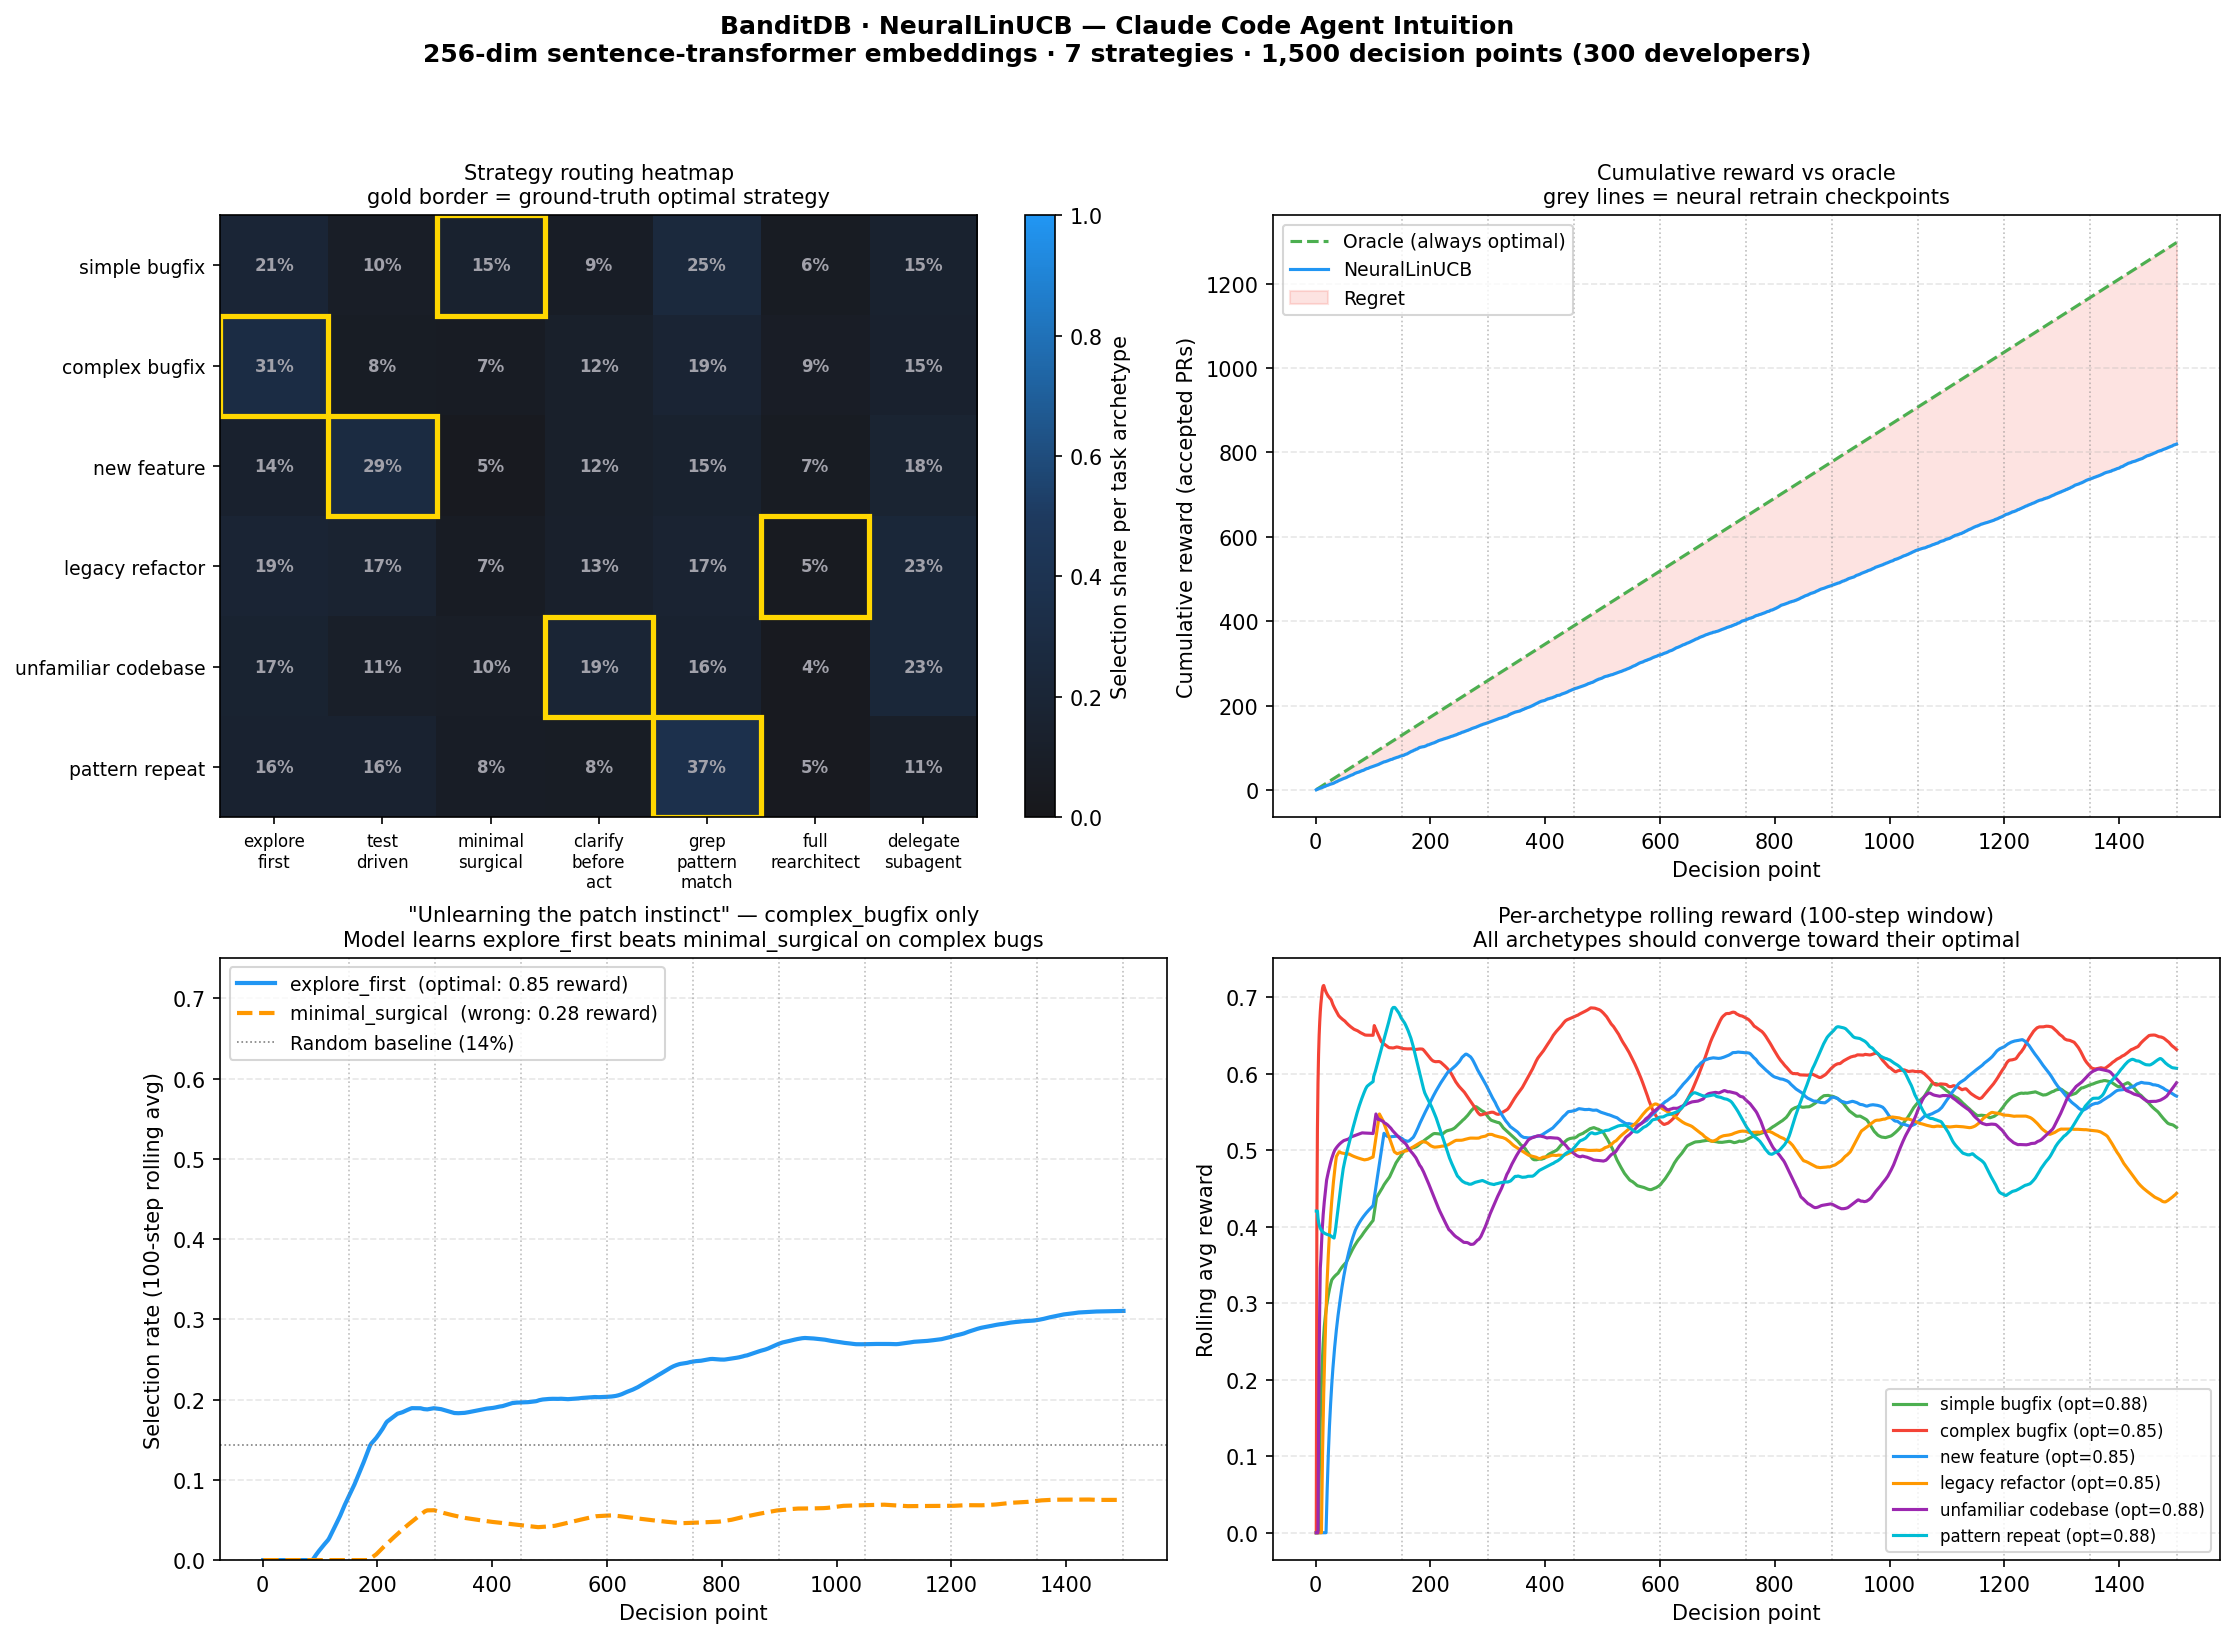

Python code for this plot:
"""examples/13_claude_code_agent_intuition.py

Claude Code Agent Intuition — NeuralLinUCB on 256-dim agent-state embeddings.

── The problem ──────────────────────────────────────────────────────────────────────

An AI coding agent (Claude Code, Cursor, Devin) faces a decision before every
non-trivial task: which problem-solving strategy to use first?  Today, every
agent follows the same static ReAct loop regardless of whether it is fixing a
typo or untangling a 10-year-old payment system.  The result is wasted tool
calls, unnecessary file reads, and — most expensively — wrong first moves that
compound into longer, more expensive sessions.

The insight: the *type of task* is legible from the agent's cognitive state at
decision time, even before a single tool is called.  Task description, codebase
familiarity, error complexity, conversation momentum, and attempt history form a
rich context that a neural bandit can learn to map onto effective strategies.

── What the context vector captures ─────────────────────────────────────────────────

In production, the agent assembles a text snapshot of its current cognitive state
and encodes it with a lightweight sentence transformer:

    from sentence_transformers import SentenceTransformer
    encoder = SentenceTransformer("all-MiniLM-L6-v2")  # 22 MB, 384-dim, CPU-fast

    def embed_agent_state(state) -> list[float]:
        text = (
            f"Task: {state.task_description}\\n"
            f"Files read so far: {state.files_read_count} "
            f"({', '.join(state.files_read[:3])})\\n"
            f"Last error: {state.last_error or 'none'}\\n"
            f"Prior attempts: {state.attempt_count}\\n"
            f"User expertise signal: {state.expertise_estimate}\\n"
            f"Codebase familiarity: {state.familiarity_score:.2f}\\n"
            f"Conversation turns: {state.turn_count}\\n"
        )
        return encoder.encode(text, normalize_embeddings=True).tolist()

    # → 384-dim unit vector, fed directly to /predict as `context`

In this simulation, 256-dim unit vectors cluster around archetype centres with
Gaussian noise (σ = 0.25), matching the distributional geometry of real sentence
embeddings.  Drop in the SentenceTransformer call and the rest is unchanged.

── Task archetypes ──────────────────────────────────────────────────────────────────

  simple_bugfix        Clear exception, known file, single-function scope.
  complex_bugfix       Vague error, large blast radius, unfamiliar call chain.
  new_feature          Greenfield scope, clear spec, familiar patterns nearby.
  legacy_refactor      Old code, zero tests, high coupling, high risk.
  unfamiliar_codebase  First time in this repo; no mental model yet.
  pattern_repeat       Same class of fix seen many times before.

── Arms (problem-solving strategies) ───────────────────────────────────────────────

  explore_first       Read broadly before touching anything.
  test_driven         Write a failing test first, then implement.
  minimal_surgical    Smallest possible diff; one function, one file.
  clarify_before_act  Ask the developer a scoped question before acting.
  grep_pattern_match  Find similar solved patterns; adapt and apply.
  full_rearchitect    Redesign the affected area; accept the scope.
  delegate_subagent   Spawn a specialised subagent for this task type.

── The key insight ──────────────────────────────────────────────────────────────────

Developers' most common instinct on a bug — "make the smallest change possible" —
is actively harmful for complex bugs.  The bandit learns this from outcome data:
minimal_surgical on complex_bugfix earns 0.28, explore_first earns 0.85.

No rule can encode this because "complex" is latent in the embedding, not a label
the developer provides.  The neural layer learns to separate task types in the
256-dim embedding space; the LinUCB layer learns per-strategy confidence bounds.

The simulation runs 1 500 decision points — 300 developers × ~5 sessions each.
Each session reward reflects whether the strategy led to an accepted PR without
follow-up revisions (1.0 = accepted clean, 0.0 = reverted or abandoned).

── Requirements ─────────────────────────────────────────────────────────────────────

    pip install requests matplotlib numpy
    cargo build --features neural
    BANDITDB_API_KEY=<key> ./target/debug/banditdb   # server on :8080

Run:
    python examples/13_claude_code_agent_intuition.py
"""

import os
import sys
import random
import requests
import numpy as np
import matplotlib.pyplot as plt
from matplotlib.colors import LinearSegmentedColormap

DB_URL           = "http://localhost:8080"
API_KEY          = os.getenv("BANDITDB_API_KEY", "")
HEADERS          = {"X-Api-Key": API_KEY, "Content-Type": "application/json"}
CAMPAIGN_ID      = "claude_code_agent_intuition"
CONTEXT_DIM      = 256
EMBED_DIM        = 24
N_ITERATIONS     = 1_500    # 300 developers × ~5 decision points each
CHECKPOINT_EVERY = 150
RANDOM_SEED      = 42

ARMS = [
    "explore_first",
    "test_driven",
    "minimal_surgical",
    "clarify_before_act",
    "grep_pattern_match",
    "full_rearchitect",
    "delegate_subagent",
]

ARCHETYPES = [
    "simple_bugfix",
    "complex_bugfix",
    "new_feature",
    "legacy_refactor",
    "unfamiliar_codebase",
    "pattern_repeat",
]

# Ground-truth reward: did this strategy produce an accepted PR without revisions?
# Row = archetype, Col = arm (same order as ARMS list above).
# Hard rows:
#   complex_bugfix:      minimal_surgical=0.28 — instinct is wrong, explore=0.85
#   unfamiliar_codebase: jumping straight to code (minimal/rearchitect) fails badly
#   legacy_refactor:     surgical change leaves hidden coupling bugs (0.22)
REWARD_BASE = {
    "simple_bugfix": {
        "explore_first":     0.40,
        "test_driven":       0.62,
        "minimal_surgical":  0.88,
        "clarify_before_act":0.30,
        "grep_pattern_match":0.65,
        "full_rearchitect":  0.18,
        "delegate_subagent": 0.35,
    },
    "complex_bugfix": {
        "explore_first":     0.85,
        "test_driven":       0.52,
        "minimal_surgical":  0.28,
        "clarify_before_act":0.48,
        "grep_pattern_match":0.42,
        "full_rearchitect":  0.62,
        "delegate_subagent": 0.72,
    },
    "new_feature": {
        "explore_first":     0.45,
        "test_driven":       0.85,
        "minimal_surgical":  0.30,
        "clarify_before_act":0.55,
        "grep_pattern_match":0.40,
        "full_rearchitect":  0.42,
        "delegate_subagent": 0.52,
    },
    "legacy_refactor": {
        "explore_first":     0.60,
        "test_driven":       0.38,
        "minimal_surgical":  0.22,
        "clarify_before_act":0.48,
        "grep_pattern_match":0.42,
        "full_rearchitect":  0.85,
        "delegate_subagent": 0.62,
    },
    "unfamiliar_codebase": {
        "explore_first":     0.52,
        "test_driven":       0.28,
        "minimal_surgical":  0.18,
        "clarify_before_act":0.88,
        "grep_pattern_match":0.45,
        "full_rearchitect":  0.20,
        "delegate_subagent": 0.62,
    },
    "pattern_repeat": {
        "explore_first":     0.28,
        "test_driven":       0.45,
        "minimal_surgical":  0.58,
        "clarify_before_act":0.18,
        "grep_pattern_match":0.88,
        "full_rearchitect":  0.22,
        "delegate_subagent": 0.32,
    },
}

# ---------------------------------------------------------------------------
# Memory footprint
# ---------------------------------------------------------------------------
linucb_bytes = (CONTEXT_DIM ** 2 + 2 * CONTEXT_DIM) * 8 * len(ARMS)
neural_bytes = (EMBED_DIM   ** 2 + 2 * EMBED_DIM)   * 8 * len(ARMS)
net_bytes    = (CONTEXT_DIM * 64 + 64 +
                64 * 64 + 64 +
                64 * EMBED_DIM + EMBED_DIM) * 4
neural_total = neural_bytes + net_bytes

print("── Memory footprint ─────────────────────────────────────────────────────────")
print(f"  Context dim:    {CONTEXT_DIM}   (256-dim sentence-transformer embedding)")
print(f"  Embed dim:      {EMBED_DIM}   (neural compression)")
print(f"  Arms:           {len(ARMS)}")
print(f"  LinUCB (naive): {linucb_bytes / 1024 / 1024:.1f} MB")
print(f"  NeuralLinUCB:   {neural_total / 1024:.0f} KB   ({linucb_bytes // neural_total}× smaller)")
print()

# ---------------------------------------------------------------------------
# Context generation — simulates sentence-transformer output per archetype.
# Each archetype clusters around a random unit-vector centre in 256-dim space.
# σ = 0.25 matches real intra-archetype embedding variability.
# ---------------------------------------------------------------------------
np_rng = np.random.default_rng(RANDOM_SEED)
rng    = random.Random(RANDOM_SEED)

ARCHETYPE_CENTERS = {a: np_rng.standard_normal(CONTEXT_DIM) for a in ARCHETYPES}
for a in ARCHETYPES:
    ARCHETYPE_CENTERS[a] /= np.linalg.norm(ARCHETYPE_CENTERS[a])

def make_context(archetype: str) -> list:
    raw = ARCHETYPE_CENTERS[archetype] + np_rng.standard_normal(CONTEXT_DIM) * 0.25
    return (raw / np.linalg.norm(raw)).tolist()

def oracle_reward(arm: str, archetype: str) -> float:
    base = REWARD_BASE[archetype][arm]
    return max(0.0, min(1.0, base + rng.gauss(0, 0.08)))

def expected_optimal(archetype: str) -> float:
    return max(REWARD_BASE[archetype].values())

# ---------------------------------------------------------------------------
# Create campaign
# ---------------------------------------------------------------------------
resp = requests.post(f"{DB_URL}/campaign", headers=HEADERS, json={
    "campaign_id": CAMPAIGN_ID,
    "arms":        ARMS,
    "feature_dim": 0,
    "alpha":       1.0,
    "algorithm": {
        "neural_lin_ucb": {
            "context_dim":   CONTEXT_DIM,
            "embed_dim":     EMBED_DIM,
            "hidden_dim":    64,
            "hidden_layers": 2,
            "retrain_every": CHECKPOINT_EVERY,
            "retrain_steps": 200,
            "learning_rate": 0.001,
            "lambda":        1.0,
        }
    },
    "metadata": {
        "use_case":        "ai_agent_strategy_selection",
        "embedding_model": "all-MiniLM-L6-v2",
        "context_source":  "agent_cognitive_state_at_decision_point",
        "reward_signal":   "pr_accepted_without_revision",
    },
})

if resp.status_code == 422:
    print("ERROR: NeuralLinUCB not compiled in.")
    print("Rebuild with:  cargo build --features neural")
    sys.exit(1)
elif resp.status_code not in (200, 201, 409):
    print(f"Campaign creation failed {resp.status_code}: {resp.text}")
    sys.exit(1)

# ---------------------------------------------------------------------------
# Simulation loop — 1 500 decision points
# ---------------------------------------------------------------------------
selection_matrix = {a: {arm: 0 for arm in ARMS} for a in ARCHETYPES}

# For the "unlearning the patch instinct" panel:
# Track minimal_surgical vs explore_first rates on complex_bugfix specifically
complex_minimal_counts  = 0
complex_explore_counts  = 0
complex_total           = 0
complex_minimal_rate    = []
complex_explore_rate    = []
INSIGHT_WINDOW          = 100

cum_reward      = 0.0
cum_optimal     = 0.0
cum_reward_log  = []
cum_regret_log  = []
iterations      = []
checkpoint_steps = []

WINDOW = 100
reward_window  = {a: [] for a in ARCHETYPES}
rolling_reward = {a: [] for a in ARCHETYPES}

print(f"Running {N_ITERATIONS} iterations "
      f"({N_ITERATIONS // 5} simulated developers × ~5 sessions each)")
print(f"Context: {CONTEXT_DIM}-dim sentence-transformer embeddings")
print(f"Checkpoint + neural retrain every {CHECKPOINT_EVERY} steps")
print()
print(f"{'Step':>6}  {'Event':^12}  {'Cum regret':>12}  "
      f"{'minimal/complex':>16}  {'explore/complex':>16}")
print("─" * 72)

for i in range(1, N_ITERATIONS + 1):
    archetype = rng.choice(ARCHETYPES)
    context   = make_context(archetype)

    resp = requests.post(f"{DB_URL}/predict", headers=HEADERS,
                         json={"campaign_id": CAMPAIGN_ID, "context": context})
    body = resp.json()
    arm  = body["arm_id"]
    iid  = body["interaction_id"]

    r = oracle_reward(arm, archetype)
    requests.post(f"{DB_URL}/reward", headers=HEADERS,
                  json={"interaction_id": iid, "reward": round(r, 4)})

    selection_matrix[archetype][arm] += 1

    if archetype == "complex_bugfix":
        complex_total          += 1
        complex_minimal_counts += (arm == "minimal_surgical")
        complex_explore_counts += (arm == "explore_first")

    complex_minimal_rate.append(complex_minimal_counts / max(complex_total, 1))
    complex_explore_rate.append(complex_explore_counts / max(complex_total, 1))

    for a in ARCHETYPES:
        reward_window[a].append(r if a == archetype else None)
        vals = [v for v in reward_window[a][-WINDOW:] if v is not None]
        rolling_reward[a].append(sum(vals) / len(vals) if vals else 0.0)

    cum_reward  += r
    cum_optimal += expected_optimal(archetype)
    iterations.append(i)
    cum_reward_log.append(cum_reward)
    cum_regret_log.append(cum_optimal - cum_reward)

    if i % CHECKPOINT_EVERY == 0:
        requests.post(f"{DB_URL}/checkpoint", headers=HEADERS)
        checkpoint_steps.append(i)
        m_rate = complex_minimal_counts / max(complex_total, 1)
        e_rate = complex_explore_counts / max(complex_total, 1)
        print(f"{i:>6}  {'checkpoint':^12}  "
              f"{cum_optimal - cum_reward:>12.1f}  "
              f"{m_rate:>15.1%}  {e_rate:>15.1%}")

print()
print("Done.  Rendering charts …")

# ---------------------------------------------------------------------------
# Charts
# ---------------------------------------------------------------------------
ARM_COLORS = {
    "explore_first":      "#2196F3",
    "test_driven":        "#4CAF50",
    "minimal_surgical":   "#FF9800",
    "clarify_before_act": "#9C27B0",
    "grep_pattern_match": "#00BCD4",
    "full_rearchitect":   "#F44336",
    "delegate_subagent":  "#607D8B",
}
ARCHETYPE_COLORS = {
    "simple_bugfix":        "#4CAF50",
    "complex_bugfix":       "#F44336",
    "new_feature":          "#2196F3",
    "legacy_refactor":      "#FF9800",
    "unfamiliar_codebase":  "#9C27B0",
    "pattern_repeat":       "#00BCD4",
}

def add_ckpts(ax):
    for s in checkpoint_steps:
        ax.axvline(s, color="grey", linestyle=":", linewidth=0.8, alpha=0.5)

def smoothed(series, w=80):
    return [sum(series[max(0, k - w):k + 1]) / min(k + 1, w)
            for k in range(len(series))]

fig, axes = plt.subplots(2, 2, figsize=(15, 11))
fig.suptitle(
    "BanditDB · NeuralLinUCB — Claude Code Agent Intuition\n"
    f"256-dim sentence-transformer embeddings · {len(ARMS)} strategies · "
    f"{N_ITERATIONS:,} decision points ({N_ITERATIONS // 5} developers)",
    fontsize=12, fontweight="bold", y=0.99,
)

# ── Panel A: Strategy routing heatmap ────────────────────────────────────────
ax = axes[0, 0]

matrix   = np.array(
    [[selection_matrix[a][arm] for arm in ARMS] for a in ARCHETYPES], dtype=float
)
row_sums = matrix.sum(axis=1, keepdims=True)
norm_m   = np.divide(matrix, row_sums, where=row_sums > 0)

optimal_arm = {a: max(REWARD_BASE[a], key=REWARD_BASE[a].get) for a in ARCHETYPES}

cmap = LinearSegmentedColormap.from_list("bdb", ["#18181b", "#1e3a5f", "#2196F3"])
im   = ax.imshow(norm_m, cmap=cmap, vmin=0, vmax=1, aspect="auto")
ax.set_xticks(range(len(ARMS)))
ax.set_yticks(range(len(ARCHETYPES)))
ax.set_xticklabels([a.replace("_", "\n") for a in ARMS], fontsize=8)
ax.set_yticklabels([a.replace("_", " ") for a in ARCHETYPES], fontsize=9)
ax.set_title("Strategy routing heatmap\ngold border = ground-truth optimal strategy", fontsize=10)
plt.colorbar(im, ax=ax, label="Selection share per task archetype")

for r, a in enumerate(ARCHETYPES):
    for c, arm in enumerate(ARMS):
        pct   = norm_m[r, c] * 100
        color = "white" if norm_m[r, c] > 0.5 else "#a1a1aa"
        ax.text(c, r, f"{pct:.0f}%", ha="center", va="center",
                fontsize=8, color=color, fontweight="bold")
    opt_c = ARMS.index(optimal_arm[a])
    ax.add_patch(plt.Rectangle((opt_c - 0.5, r - 0.5), 1, 1,
                                fill=False, edgecolor="gold", linewidth=2.5))

# ── Panel B: Cumulative reward vs oracle ─────────────────────────────────────
ax = axes[0, 1]
mean_opt  = sum(expected_optimal(a) for a in ARCHETYPES) / len(ARCHETYPES)
oracle_log = [(i + 1) * mean_opt for i in range(len(iterations))]

ax.plot(iterations, oracle_log,     label="Oracle (always optimal)",
        color="#4CAF50", linestyle="--", linewidth=1.5)
ax.plot(iterations, cum_reward_log, label="NeuralLinUCB",
        color="#2196F3", linewidth=1.5)
ax.fill_between(iterations, cum_reward_log, oracle_log,
                alpha=0.15, color="#F44336", label="Regret")
add_ckpts(ax)
ax.set_title("Cumulative reward vs oracle\ngrey lines = neural retrain checkpoints", fontsize=10)
ax.set_xlabel("Decision point")
ax.set_ylabel("Cumulative reward (accepted PRs)")
ax.legend(fontsize=9)
ax.grid(axis="y", linestyle="--", alpha=0.3)

# ── Panel C: "Unlearning the patch instinct on complex bugs" ─────────────────
ax = axes[1, 0]
sm_minimal = smoothed(complex_minimal_rate, w=INSIGHT_WINDOW)
sm_explore = smoothed(complex_explore_rate, w=INSIGHT_WINDOW)
baseline   = 1 / len(ARMS)

ax.plot(iterations, sm_explore, label="explore_first  (optimal: 0.85 reward)",
        color=ARM_COLORS["explore_first"],     linewidth=2.0)
ax.plot(iterations, sm_minimal, label="minimal_surgical  (wrong: 0.28 reward)",
        color=ARM_COLORS["minimal_surgical"],  linewidth=2.0, linestyle="--")
ax.axhline(baseline, color="grey", linewidth=0.8, linestyle=":",
           label=f"Random baseline ({baseline:.0%})")
add_ckpts(ax)
ax.set_title(
    "\"Unlearning the patch instinct\" — complex_bugfix only\n"
    "Model learns explore_first beats minimal_surgical on complex bugs",
    fontsize=10,
)
ax.set_xlabel("Decision point")
ax.set_ylabel(f"Selection rate ({INSIGHT_WINDOW}-step rolling avg)")
ax.set_ylim(0, 0.75)
ax.legend(fontsize=9)
ax.grid(axis="y", linestyle="--", alpha=0.3)

# ── Panel D: Per-archetype rolling reward (convergence) ──────────────────────
ax = axes[1, 1]
for a in ARCHETYPES:
    sm = smoothed(rolling_reward[a], w=WINDOW)
    opt = expected_optimal(a)
    ax.plot(iterations, sm,
            label=f"{a.replace('_', ' ')} (opt={opt:.2f})",
            color=ARCHETYPE_COLORS[a], linewidth=1.5)

add_ckpts(ax)
ax.set_title(f"Per-archetype rolling reward ({WINDOW}-step window)\n"
             "All archetypes should converge toward their optimal", fontsize=10)
ax.set_xlabel("Decision point")
ax.set_ylabel("Rolling avg reward")
ax.legend(fontsize=8, loc="lower right")
ax.grid(axis="y", linestyle="--", alpha=0.3)

plt.tight_layout(rect=[0, 0, 1, 0.96])

out = os.path.join(os.path.dirname(os.path.abspath(__file__)),
                   "13_claude_code_agent_intuition.png")
plt.savefig(out, dpi=150, bbox_inches="tight")
print(f"Chart saved → {out}")
plt.show()
